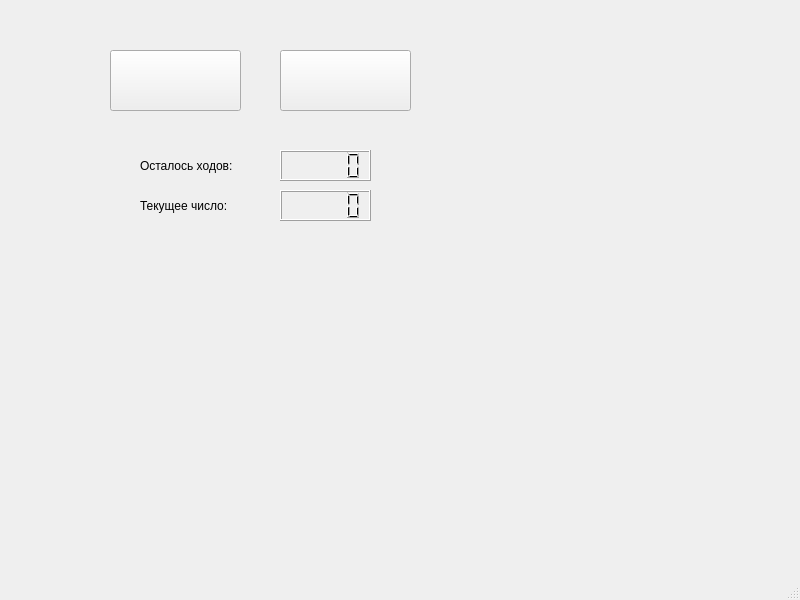
<?xml version="1.0" encoding="UTF-8"?>
<ui version="4.0">
 <class>MainWindow</class>
 <widget class="QMainWindow" name="MainWindow">
  <property name="geometry">
   <rect>
    <x>0</x>
    <y>0</y>
    <width>800</width>
    <height>600</height>
   </rect>
  </property>
  <property name="windowTitle">
   <string>MainWindow</string>
  </property>
  <widget class="QWidget" name="centralwidget">
   <widget class="QPushButton" name="button_plus">
    <property name="geometry">
     <rect>
      <x>110</x>
      <y>50</y>
      <width>131</width>
      <height>61</height>
     </rect>
    </property>
    <property name="text">
     <string/>
    </property>
   </widget>
   <widget class="QPushButton" name="button_minus">
    <property name="geometry">
     <rect>
      <x>280</x>
      <y>50</y>
      <width>131</width>
      <height>61</height>
     </rect>
    </property>
    <property name="text">
     <string/>
    </property>
   </widget>
   <widget class="QLabel" name="label1">
    <property name="geometry">
     <rect>
      <x>140</x>
      <y>150</y>
      <width>101</width>
      <height>31</height>
     </rect>
    </property>
    <property name="text">
     <string>Осталось ходов:</string>
    </property>
   </widget>
   <widget class="QLabel" name="label2">
    <property name="geometry">
     <rect>
      <x>140</x>
      <y>190</y>
      <width>101</width>
      <height>31</height>
     </rect>
    </property>
    <property name="text">
     <string>Текущее число:</string>
    </property>
   </widget>
   <widget class="QLCDNumber" name="motions">
    <property name="geometry">
     <rect>
      <x>280</x>
      <y>150</y>
      <width>91</width>
      <height>31</height>
     </rect>
    </property>
   </widget>
   <widget class="QLCDNumber" name="now_number">
    <property name="geometry">
     <rect>
      <x>280</x>
      <y>190</y>
      <width>91</width>
      <height>31</height>
     </rect>
    </property>
   </widget>
   <widget class="QLabel" name="label">
    <property name="geometry">
     <rect>
      <x>110</x>
      <y>20</y>
      <width>261</width>
      <height>16</height>
     </rect>
    </property>
    <property name="text">
     <string/>
    </property>
   </widget>
  </widget>
  <widget class="QMenuBar" name="menubar">
   <property name="geometry">
    <rect>
     <x>0</x>
     <y>0</y>
     <width>800</width>
     <height>26</height>
    </rect>
   </property>
  </widget>
  <widget class="QStatusBar" name="statusbar"/>
 </widget>
 <resources/>
 <connections/>
</ui>
